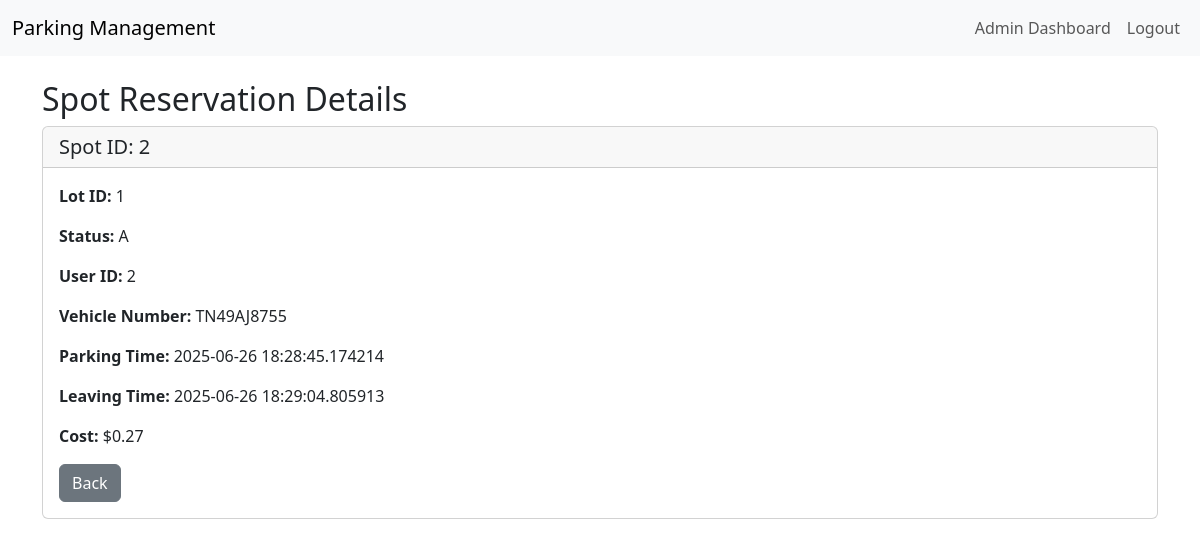
Screenshot of /admin/spot_details/2 (signed in) with the database file from the repository.
### models.py (models this page shows)
class ParkingSpot(db.Model):
    id = db.Column(db.Integer, primary_key=True)
    lot_id = db.Column(db.Integer, db.ForeignKey('parking_lot.id'), nullable=False)
    status = db.Column(db.String(1), nullable=False, default='A')

class Reservation(db.Model):
    id = db.Column(db.Integer, primary_key=True)
    spot_id = db.Column(db.Integer, db.ForeignKey('parking_spot.id'), nullable=False)
    user_id = db.Column(db.Integer, db.ForeignKey('user.id'), nullable=False)
    vehicle_number = db.Column(db.String(20), nullable=True)
    parking_timestamp = db.Column(db.DateTime, nullable=False)
    leaving_timestamp = db.Column(db.DateTime, nullable=True)
    parking_cost = db.Column(db.Float, nullable=True)

### app.py (the view)
@app.route('/admin/spot_details/<int:spot_id>')
def spot_details(spot_id):
    user = get_current_user()
    if not user or user.role != 'admin':
        return redirect(url_for('login'))
    spot = ParkingSpot.query.get_or_404(spot_id)
    reservation = Reservation.query.filter_by(spot_id=spot_id).first()
    if not reservation:
        return redirect(url_for('view_spot', spot_id=spot_id))
    return render_template('spot_details.html', spot=spot, reservation=reservation)

### app.py (called while the page is built)
def get_current_user():
    if 'user_id' in session:
        user = User.query.get(session['user_id'])
        print(f"Current user: {user.username if user else 'None'}")
        return user
    print("No user_id in session")
    return None

@app.context_processor
def utility_processor():
    return dict(get_current_user=get_current_user)

### templates/spot_details.html
{% extends "base.html" %}
{% block content %}
<h2>Spot Reservation Details</h2>
<div class="card">
    <div class="card-header">
        <h5 class="mb-0">Spot ID: {{ spot.id }}</h5>
    </div>
    <div class="card-body">
        <p><strong>Lot ID:</strong> {{ spot.lot_id }}</p>
        <p><strong>Status:</strong> {{ spot.status }}</p>
        <p><strong>User ID:</strong> {{ reservation.user_id }}</p>
        <p><strong>Vehicle Number:</strong> {{ reservation.vehicle_number }}</p>
        <p><strong>Parking Time:</strong> {{ reservation.parking_timestamp }}</p>
        <p><strong>Leaving Time:</strong> {{ reservation.leaving_timestamp or 'Still Parked' }}</p>
        <p><strong>Cost:</strong>
            {% if reservation.parking_cost is not none %}
                ${{ reservation.parking_cost|float|round(2) }}
            {% else %}
                N/A
            {% endif %}
        </p>
        <a href="{{ url_for('admin_dashboard') }}" class="btn btn-secondary">Back</a>
    </div>
</div>
{% endblock %}

### rows the page displays
ParkingSpot: id "2", lot_id "1", status "A"
Reservation: user_id "2", vehicle_number "TN49AJ8755", parking_timestamp "2025-06-26 18:28:45.174214", leaving_timestamp "2025-06-26 18:29:04.805913", parking_cost "0.27"
